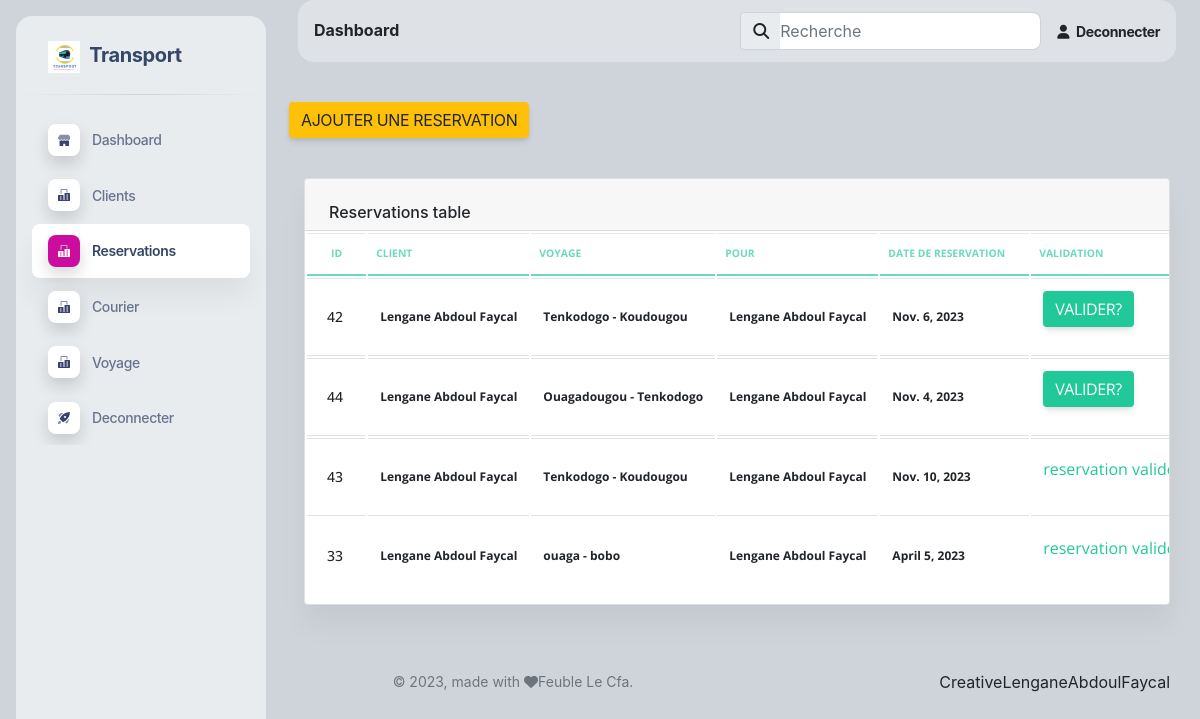
The page /reservation/ (signed in) on the database its author committed.
### transport/models.py (models this page shows, shortened)
class Reservation(models.Model):
    client = models.ForeignKey(Client,on_delete=models.CASCADE)
    voyage = models.ForeignKey(Voyages,on_delete=models.CASCADE)
    NomEtPrenom = models.CharField(max_length=100, default="user")
    date = models.DateField(auto_now=False, auto_now_add=False,)
    valider_reservation = models.BooleanField(default=False)
    class Meta:
        ordering = ['valider_reservation','-date']

class Client (models.Model):
    nom = models.CharField( max_length=50)
    prenom = models.CharField(max_length=100)
    addresse = models.CharField(max_length=100)
    nomUtisateur = models.CharField(max_length=50, default='user', unique=True)
    email = models.EmailField(max_length=254, default='example@example.com')
    telephone = PhoneNumberField(default='+22661748597')
    cnib = models.IntegerField()
    motDePass = models.CharField(max_length=50, default='1234')
    def __str__(self):
        return self.nom +' '+ self.prenom

class Voyages(models.Model):
    ville_depart = models.CharField(max_length=200)
    ville_arrive = models.CharField(max_length=200)
    heure_depart = models.TimeField()
    place_number = models.IntegerField()
    car = models.ForeignKey(Car, on_delete=models.CASCADE)
    prix = models.IntegerField()
    def __str__(self):
        return self.ville_depart + ' - ' + self.ville_arrive

### transport/views.py (the view)
# urls.py: path('reservation/', views.reservation, name="reservation"),
@login_required
def reservation(request, id=0):
    if 'editReservation' in request.path and id != 0 :
        model = get_object_or_404(Reservation, pk=id)
        if request.method == 'POST':
            form = ReservationForm(request.POST, instance=model)
            if form.is_valid():
                form.save()
                return redirect('reservation')
            else:
                form = ReservationForm(instance=model)
                return render(request, 'admin_t/reservation.html', {"form": form})
        form = ReservationForm(instance=model)
        return render(request, 'admin_t/reservation.html', {"form": form, 'id':id})
    elif 'deleteReservation' in request.path and id != 0:
        ob = get_object_or_404(Reservation, pk=id)
        ob.delete()
        return redirect('reservation')
    else:
        if request.method == "POST" and 'addReservation' in request.path:
            form = ReservationForm(request.POST)
            visit = Reservation.objects.all()
            page = Paginator(visit, 5)
            pge = request.GET.get('page')
            reservation = page.get_page(pge)
            if form.is_valid():
                try:
                    b = form.cleaned_data['date']
                    a = Place.objects.get(date=b)
                    if a.disponibilite:
                        form.save()
                        messages.success(request, "Reservation added !")
                        return redirect('reservation')
                    else:
                        return HttpResponse("Vous ne pouvez plus reserver car il n'y a plus de place disponibles a cette date")
                except:
                    form.save()
                    messages.success(request, "Reservation added !")
                    return redirect('reservation')
            else:
                return render(request, 'admin_t/reservation.html', {"form": form, "models":reservation})
        else:
            form = ReservationForm()
            visit = Reservation.objects.all()
            page = Paginator(visit, 5)
            pge = request.GET.get('page')
            reservation = page.get_page(pge)
            return render(request, 'admin_t/reservation.html', {"form": form, "models":reservation})

### transport/forms.py
class ReservationForm(ModelForm):
    class Meta:
        model = Reservation
        fields = '__all__'

### transport/templates/admin_t/reservation.html (shortened to what this page needs)
{% extends 'base.html' %}
{% block content %}
  {% if 'reservation' in request.path %}
    <a href ="{% url 'addReservation' %}" class="btn btn-warning"> AJouter une Reservation </a>
      {% if models %}
            <div class="container-fluid py-4">
                <div class="row">
                <div class="col-12">
                    <div class="card mb-4">
                    <div class="card-header pb-0">
                        <h6>Reservations table</h6>
                    </div>
                    <div class="card-body px-0 pt-0 pb-2">
                        <div class="table-responsive p-0">
                        <table class="table align-items-center mb-0">
                            <thead>
                            <tr>
                                <th class="text-uppercase text-secondary text-xxs font-weight-bolder opacity-7">ID</th>
                                <th class="text-uppercase text-secondary text-xxs font-weight-bolder opacity-7 ps-2">Client</th>
                                <th class="text-uppercase text-secondary text-xxs font-weight-bolder opacity-7 ps-2">Voyage</th>
                                <th class="text-uppercase text-secondary text-xxs font-weight-bolder opacity-7 ps-2">Pour</th>
                                <th class="text-uppercase text-secondary text-xxs font-weight-bolder opacity-7 ps-2">Date de Reservation</th>
                                <th class="text-uppercase text-secondary text-xxs font-weight-bolder opacity-7 ps-2">Validation</th>
                            </tr>
                            </thead>
                            <tbody>
                                {% for model in models %}
                            <tr>
                                <td>
                                <div class="d-flex px-2 py-1">
                                    <div class="d-flex flex-column justify-content-center">
                                    <h6 class="mb-0 text-sm">{{model.id}}</h6>
                                    </div>
                                </div>
                                </td>
                                <td>
                                <p class="text-xs font-weight-bold mb-0">{{model.client}} </p>
                                </td>
                                    <td>
                                    <p class="text-xs font-weight-bold mb-0">{{model.voyage}}</p>
                                    </td>
                                    <td>
                                      <p class="text-xs font-weight-bold mb-0"> {% if model.NomEtPrenom == 'user' %} {{model.client}}  {% else %} {{model.NomEtPrenom}} {% endif %} </p>
                                      </td>
                                    <td>
                                      <p class="text-xs font-weight-bold mb-0">{{model.date}}</p>
                                      </td>
                                      <td class="align-middle">
                                        {% if not model.valider_reservation %}
                                        <a href=" {% url 'validerReservation' model.id %} " class="btn btn-success" data-toggle="tooltip" data-original-title="Edit user">
                                            valider?
                                        </a>
                                        {% else %}
                                        <p class="text-success">reservation valider</p>
                                        {% endif %}
                                        </td>
                            </tr>
                            {% endfor %}
                        </table>
                        </div>
                        {% else %}
              <div class="col-md-12">
                <p>No Reviews saved</p>
              </div>
            {% endif %}
                    </div>
                    </div>
                </div>
                </div>
                <div class="row">
                    <div class="col-md-12">
                    </div>
                  </div>
            </div>
    {% endif %}
{% endblock content %}

### rows shown on the page
Reservation: id "42", client "Lengane Abdoul Faycal", voyage "Tenkodogo - Koudougou", date "Nov. 6, 2023", valider_reservation "VALIDER?"
Reservation: id "44", client "Lengane Abdoul Faycal", voyage "Ouagadougou - Tenkodogo", date "Nov. 4, 2023", valider_reservation "VALIDER?"
Reservation: id "43", client "Lengane Abdoul Faycal", voyage "Tenkodogo - Koudougou", date "Nov. 10, 2023", valider_reservation "reservation…"
Reservation: id "33", client "Lengane Abdoul Faycal", voyage "ouaga - bobo", date "April 5, 2023", valider_reservation "reservation…"
